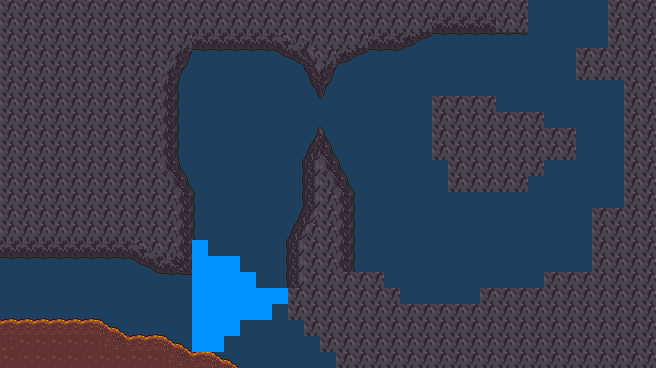

A 2D game scene composited from a Tiled map and its tileset images. What follows is a short description and the map's XML, with every tile layer's data as written:
An orthogonal 41x23 tile map with 16x16 px tiles, 3 tile layers (bg, Tile Layer 1, Tile Layer 3), 3 tilesets.

<map version="1.0" orientation="orthogonal" renderorder="right-down" width="41" height="23" tilewidth="16" tileheight="16" backgroundcolor="#1f3f5f" nextobjectid="1">
 <properties>
  <property name="unity:sortingLayerName" value="Platforms" />
  <property name="unity:sortingOrder" value="1" />
  <property name="unity:tag" value="Map" />
 </properties>
 <tileset firstgid="1" source="img/base.tsx" />
 <tileset firstgid="267" source="img/mountain_1.tsx" />
 <tileset firstgid="533" source="img/dirt_1.tsx" />
 <layer name="bg" width="41" height="23">
  <data encoding="csv">
0,0,0,0,0,0,0,0,0,0,0,0,0,0,0,0,0,0,0,0,0,0,0,0,0,0,0,0,0,0,0,0,0,0,0,0,0,0,0,0,0,
0,0,0,0,0,0,0,0,0,0,0,0,0,0,0,0,0,0,0,0,0,0,0,0,0,0,0,0,0,0,0,0,0,0,0,0,0,0,0,0,0,
0,0,0,0,0,0,0,0,0,0,0,0,0,0,0,0,0,0,0,0,0,0,0,0,0,0,0,0,0,0,0,0,0,0,0,0,0,0,0,0,0,
0,0,0,0,0,0,0,0,0,0,0,0,0,0,0,0,0,0,0,0,0,0,0,0,0,0,0,0,0,0,0,0,0,0,0,0,0,0,0,0,0,
0,0,0,0,0,0,0,0,0,0,0,0,0,0,0,0,0,0,0,0,0,0,0,0,0,0,0,0,0,0,0,0,0,0,0,0,0,0,0,0,0,
0,0,0,0,0,0,0,0,0,0,0,0,0,0,0,0,0,0,0,0,0,0,0,0,0,0,0,0,0,0,0,0,0,0,0,0,0,0,0,0,0,
0,0,0,0,0,0,0,0,0,0,0,0,0,0,0,0,0,0,0,0,0,0,0,0,0,0,0,0,0,0,0,0,0,0,0,0,0,0,0,0,0,
0,0,0,0,0,0,0,0,0,0,0,0,0,0,0,0,0,0,0,0,0,0,0,0,0,0,0,0,0,0,0,0,0,0,0,0,0,0,0,0,0,
0,0,0,0,0,0,0,0,0,0,0,0,0,0,0,0,0,0,0,0,0,0,0,0,0,0,0,0,0,0,0,0,0,0,0,0,0,0,0,0,0,
0,0,0,0,0,0,0,0,0,0,0,0,0,0,0,0,0,0,0,0,0,0,0,0,0,0,0,0,0,0,0,0,0,0,0,0,0,0,0,0,0,
0,0,0,0,0,0,0,0,0,0,0,0,0,0,0,0,0,0,0,0,0,0,0,0,0,0,0,0,0,0,0,0,0,0,0,0,0,0,0,0,0,
0,0,0,0,0,0,0,0,0,0,0,0,0,0,0,0,0,0,0,0,0,0,0,0,0,0,0,0,0,0,0,0,0,0,0,0,0,0,0,0,0,
0,0,0,0,0,0,0,0,0,0,0,0,0,0,0,0,0,0,0,0,0,0,0,0,0,0,0,0,0,0,0,0,0,0,0,0,0,0,0,0,0,
0,0,0,0,0,0,0,0,0,0,0,0,0,0,0,0,0,0,0,0,0,0,0,0,0,0,0,0,0,0,0,0,0,0,0,0,0,0,0,0,0,
0,0,0,0,0,0,0,0,0,0,0,0,0,0,0,0,0,0,0,0,0,0,0,0,0,0,0,0,0,0,0,0,0,0,0,0,0,0,0,0,0,
0,0,0,0,0,0,0,0,0,0,0,0,0,0,0,0,0,0,0,0,0,0,0,0,0,0,0,0,0,0,0,0,0,0,0,0,0,0,0,0,0,
0,0,0,0,0,0,0,0,0,0,0,0,0,0,0,0,0,0,0,0,0,0,0,0,0,0,0,0,0,0,0,0,0,0,0,0,0,0,0,0,0,
0,0,0,0,0,0,0,0,0,0,0,0,0,0,0,0,0,0,0,0,0,0,0,0,0,0,0,0,0,0,0,0,0,0,0,0,0,0,0,0,0,
0,0,0,0,0,0,0,0,0,0,0,0,0,0,0,0,0,0,0,0,0,0,0,0,0,0,0,0,0,0,0,0,0,0,0,0,0,0,0,0,0,
0,0,0,0,0,0,0,0,0,0,0,0,0,0,0,0,0,0,0,0,0,0,0,0,0,0,0,0,0,0,0,0,0,0,0,0,0,0,0,0,0,
0,0,0,0,0,0,0,0,0,0,0,0,0,0,0,0,0,0,0,0,0,0,0,0,0,0,0,0,0,0,0,0,0,0,0,0,0,0,0,0,0,
0,0,0,0,0,0,0,0,0,0,0,0,0,0,0,0,0,0,0,0,0,0,0,0,0,0,0,0,0,0,0,0,0,0,0,0,0,0,0,0,0,
0,0,0,0,0,0,0,0,0,0,0,0,0,0,0,0,0,0,0,0,0,0,0,0,0,0,0,0,0,0,0,0,0,0,0,0,0,0,0,0,0
</data>
 </layer>
 <layer name="Tile Layer 1" width="41" height="23">
  <data encoding="csv">
311,312,298,298,298,298,312,312,297,297,298,297,311,312,312,312,312,297,298,297,311,311,312,298,312,298,298,311,312,312,312,297,298,0,0,0,0,0,297,298,297,
311,312,298,312,312,312,297,297,311,297,297,298,311,312,312,312,312,311,312,311,311,312,312,312,311,312,312,325,326,326,326,311,312,0,0,0,0,0,297,298,297,
311,312,298,297,311,311,297,297,298,297,311,312,325,326,326,326,326,319,320,381,298,298,297,325,326,331,332,339,340,340,340,340,340,0,0,0,0,0,297,298,297,
311,312,298,311,311,297,311,311,312,311,410,411,340,340,340,340,340,333,334,395,297,331,332,339,340,345,346,0,0,0,0,0,0,0,0,0,297,298,311,312,297,
311,312,298,311,312,311,311,312,298,298,424,425,426,0,0,0,0,347,337,380,411,342,346,0,0,0,0,0,0,0,0,0,0,0,0,0,311,312,311,297,298,
311,312,298,311,312,311,312,312,312,312,313,314,0,0,0,0,0,0,0,366,453,0,0,0,0,0,0,0,0,0,0,0,0,0,0,0,0,0,0,297,298,
311,312,298,311,312,297,297,298,297,312,313,314,0,0,0,0,0,0,0,337,342,0,0,0,0,0,0,297,298,298,298,0,0,0,0,0,0,0,0,297,298,
311,312,298,311,312,311,297,298,311,312,313,314,0,0,0,0,0,0,0,267,272,0,0,0,0,0,0,297,298,312,312,297,298,298,0,0,0,0,0,297,298,
311,312,298,311,312,311,297,297,298,312,313,314,0,0,0,0,0,0,0,436,355,356,0,0,0,0,0,298,298,297,298,298,298,298,298,298,0,0,0,297,298,
311,312,298,311,312,311,311,297,298,312,313,314,0,0,0,0,0,0,421,422,397,398,0,0,0,0,0,298,312,297,298,312,297,298,312,312,0,0,0,297,298,
311,312,312,311,312,311,312,311,312,297,382,383,384,0,0,0,0,407,295,296,382,383,384,0,0,0,0,0,298,297,298,298,311,312,0,0,0,0,0,297,298,
311,312,297,311,312,311,312,311,312,297,396,397,398,0,0,0,0,0,295,296,396,397,398,0,0,0,0,0,298,297,298,312,312,0,0,0,0,0,0,297,298,
311,312,311,311,312,311,312,298,311,297,298,299,300,0,0,0,0,0,309,310,298,299,300,0,0,0,0,0,0,0,0,0,0,0,0,0,0,0,0,297,298,
311,312,311,311,312,311,312,312,311,311,298,299,300,0,0,0,0,407,408,409,298,299,300,0,0,0,0,0,0,0,0,0,0,0,0,0,0,297,298,297,298,
311,312,311,312,312,312,312,312,312,311,312,313,314,0,0,0,0,421,422,423,298,299,300,0,0,0,0,0,0,0,0,0,0,0,0,0,0,297,298,297,298,
325,326,325,326,326,326,326,326,319,320,312,313,314,0,0,0,0,295,296,297,298,299,300,0,0,0,0,0,0,0,0,0,0,0,0,0,0,297,298,297,298,
339,340,339,340,340,340,340,340,333,334,326,327,328,0,0,0,0,295,296,297,312,313,314,0,0,0,0,0,0,0,0,0,0,0,0,0,0,297,298,297,298,
0,0,0,0,0,0,0,0,347,348,340,341,342,0,0,0,0,309,310,311,297,298,297,298,0,0,0,0,0,0,0,0,0,0,297,298,298,297,298,297,298,
0,0,0,0,0,0,0,0,0,0,0,0,0,0,0,0,0,309,297,298,297,297,298,297,298,0,0,0,0,0,297,297,297,297,311,312,298,297,298,297,298,
536,536,536,536,536,536,543,544,0,0,0,0,0,0,0,0,0,0,311,312,311,297,298,311,312,298,298,298,297,297,311,311,311,297,298,298,298,297,298,298,298,
550,550,550,550,550,550,557,558,536,536,543,544,0,0,0,0,0,0,0,297,298,311,312,297,297,297,297,297,297,297,297,297,297,297,297,298,312,311,312,312,312,
563,564,564,564,564,564,571,572,550,550,557,558,536,543,544,0,0,0,0,0,298,297,298,311,311,311,311,311,311,311,311,311,311,311,311,312,297,311,312,311,312,
577,578,577,577,577,578,577,577,577,577,571,572,550,557,558,0,0,0,0,0,0,311,312,311,297,297,297,297,297,297,297,297,297,297,297,298,311,311,312,312,298
</data>
 </layer>
 <layer name="Tile Layer 3" width="41" height="23">
  <data encoding="csv">
0,0,0,0,0,0,0,0,0,0,0,0,0,0,0,0,0,0,0,0,0,0,0,0,0,0,0,0,0,0,0,0,0,0,0,0,0,0,0,0,0,
0,0,0,0,0,0,0,0,0,0,0,0,0,0,0,0,0,0,0,0,0,0,0,0,0,0,0,0,0,0,0,0,0,0,0,0,0,0,0,0,0,
0,0,0,0,0,0,0,0,0,0,0,0,0,0,0,0,0,0,0,0,0,0,0,0,0,0,0,0,0,0,0,0,0,0,0,0,0,0,0,0,0,
0,0,0,0,0,0,0,0,0,0,0,0,0,0,0,0,0,0,0,0,0,0,0,0,0,0,0,0,0,0,0,0,0,0,0,0,0,0,0,0,0,
0,0,0,0,0,0,0,0,0,0,0,0,0,0,0,0,0,0,0,0,0,0,0,0,0,0,0,0,0,0,0,0,0,0,0,0,0,0,0,0,0,
0,0,0,0,0,0,0,0,0,0,0,0,0,0,0,0,0,0,0,0,0,0,0,0,0,0,0,0,0,0,0,0,0,0,0,0,0,0,0,0,0,
0,0,0,0,0,0,0,0,0,0,0,0,0,0,0,0,0,0,0,0,0,0,0,0,0,0,0,0,0,0,0,0,0,0,0,0,0,0,0,0,0,
0,0,0,0,0,0,0,0,0,0,0,0,0,0,0,0,0,0,0,0,0,0,0,0,0,0,0,0,0,0,0,0,0,0,0,0,0,0,0,0,0,
0,0,0,0,0,0,0,0,0,0,0,0,0,0,0,0,0,0,0,0,0,0,0,0,0,0,0,0,0,0,0,0,0,0,0,0,0,0,0,0,0,
0,0,0,0,0,0,0,0,0,0,0,0,0,0,0,0,0,0,0,0,0,0,0,0,0,0,0,0,0,0,0,0,0,0,0,0,0,0,0,0,0,
0,0,0,0,0,0,0,0,0,0,0,0,0,0,0,0,0,0,0,0,0,0,0,0,0,0,0,0,0,0,0,0,0,0,0,0,0,0,0,0,0,
0,0,0,0,0,0,0,0,0,0,0,0,0,0,0,0,0,0,0,0,0,0,0,0,0,0,0,0,0,0,0,0,0,0,0,0,0,0,0,0,0,
0,0,0,0,0,0,0,0,0,0,0,0,0,0,0,0,0,0,0,0,0,0,0,0,0,0,0,0,0,0,0,0,0,0,0,0,0,0,0,0,0,
0,0,0,0,0,0,0,0,0,0,0,0,0,0,0,0,0,0,0,0,0,0,0,0,0,0,0,0,0,0,0,0,0,0,0,0,0,0,0,0,0,
0,0,0,0,0,0,0,0,0,0,0,0,0,0,0,0,0,0,0,0,0,0,0,0,0,0,0,0,0,0,0,0,0,0,0,0,0,0,0,0,0,
0,0,0,0,0,0,0,0,0,0,0,0,31,0,0,0,0,0,0,0,0,0,0,0,0,0,0,0,0,0,0,0,0,0,0,0,0,0,0,0,0,
0,0,0,0,0,0,0,0,0,0,0,0,31,32,31,0,0,0,0,0,0,0,0,0,0,0,0,0,0,0,0,0,0,0,0,0,0,0,0,0,0,
0,0,0,0,0,0,0,0,0,0,0,0,45,46,31,31,0,0,0,0,0,0,0,0,0,0,0,0,0,0,0,0,0,0,0,0,0,0,0,0,0,
0,0,0,0,0,0,0,0,0,0,0,0,45,46,31,31,31,31,0,0,0,0,0,0,0,0,0,0,0,0,0,0,0,0,0,0,0,0,0,0,0,
0,0,0,0,0,0,0,0,0,0,0,0,45,46,31,31,31,0,0,0,0,0,0,0,0,0,0,0,0,0,0,0,0,0,0,0,0,0,0,0,0,
0,0,0,0,0,0,0,0,0,0,0,0,31,32,31,0,0,0,0,0,0,0,0,0,0,0,0,0,0,0,0,0,0,0,0,0,0,0,0,0,0,
0,0,0,0,0,0,0,0,0,0,0,0,45,46,0,0,0,0,0,0,0,0,0,0,0,0,0,0,0,0,0,0,0,0,0,0,0,0,0,0,0,
0,0,0,0,0,0,0,0,0,0,0,0,0,0,0,0,0,0,0,0,0,0,0,0,0,0,0,0,0,0,0,0,0,0,0,0,0,0,0,0,0
</data>
 </layer>
</map>
